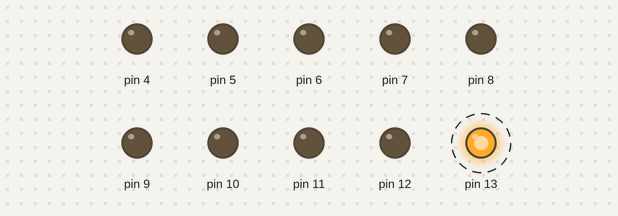
Bench run of a sketch on a simulated Arduino Uno, built with avr-gcc and run on an emulated ATmega328P. Parts: output pins drawn as LEDs (lit = HIGH). Dashed ring = blinking. What the sketch prints to the serial monitor is not drawn.

Above: at 0.2 s.
Timing chart, 0 to 3.0 s (numbered marks = the images above):
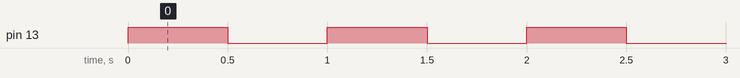

The sketch:

LED.ino
```cpp
#include <myDuino.h>

myDuino robot(1);

void setup() {
  // put your setup code here, to run once:

Serial.begin(9600);


}

void loop() {
  // put your main code here, to run repeatedly:

robot.LED(2, 1);
delay(500);
Serial.println("on");
robot.LED(2, 0);
delay(500);


}
```

Measured:
- by itself, pin 13: alternates HIGH for 0.50 s and LOW for 0.50 s
